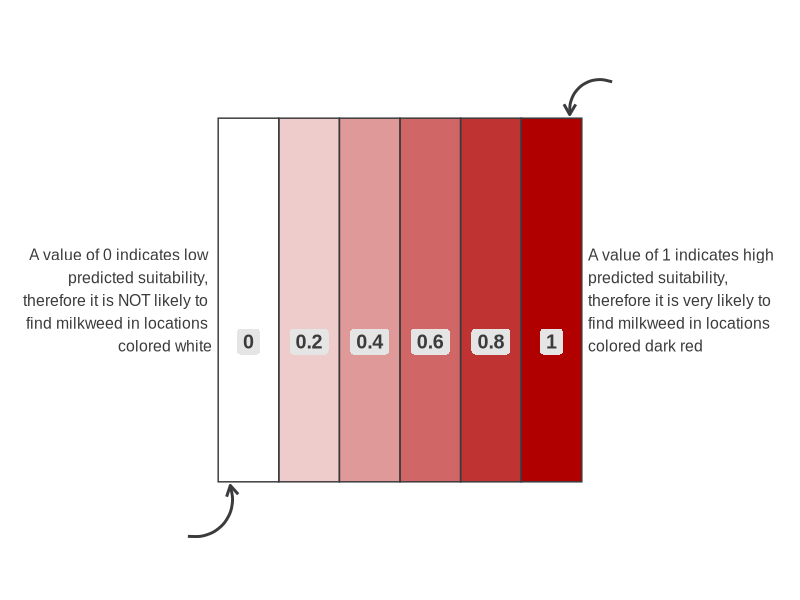
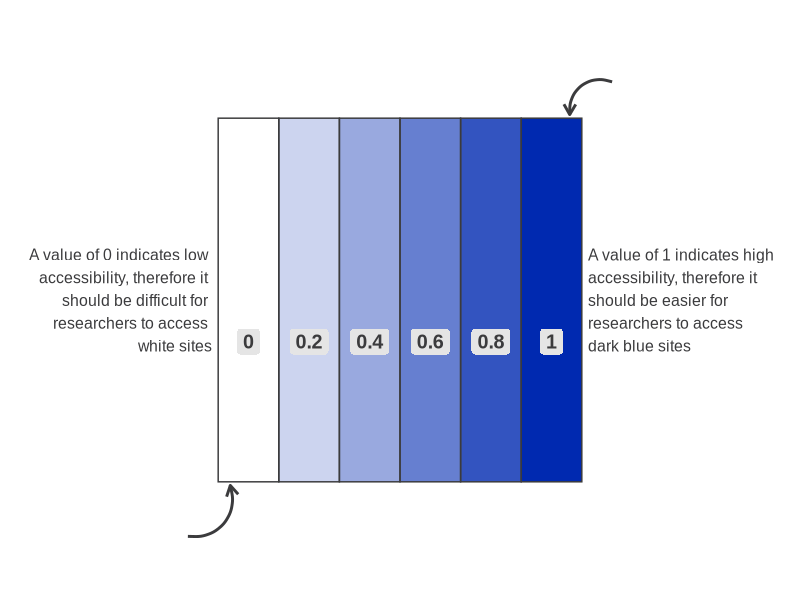
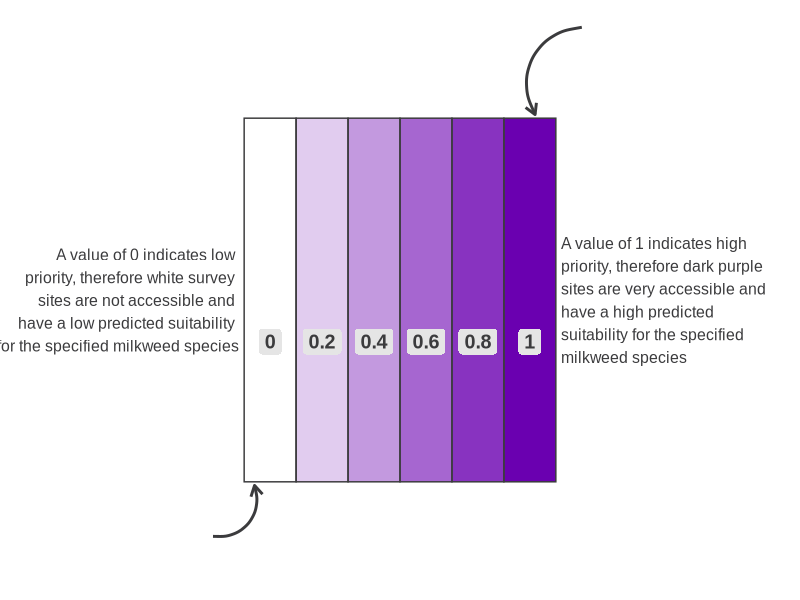
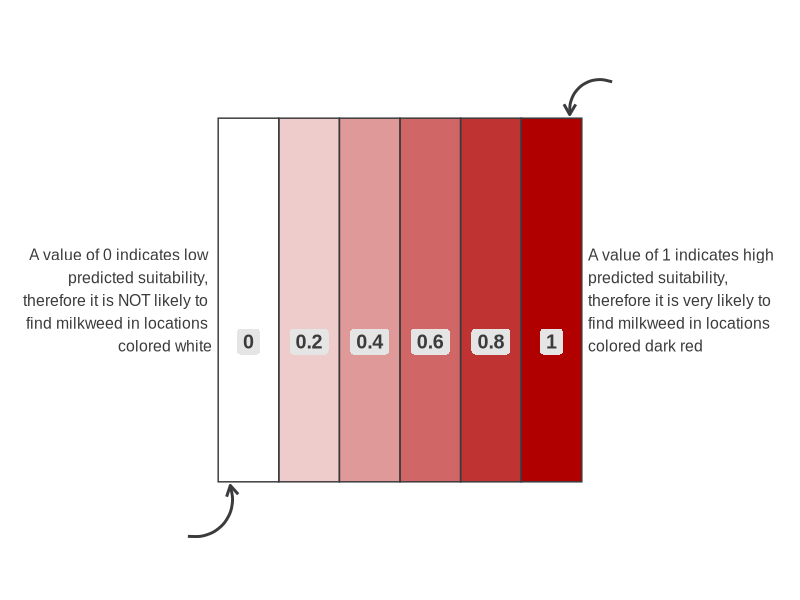
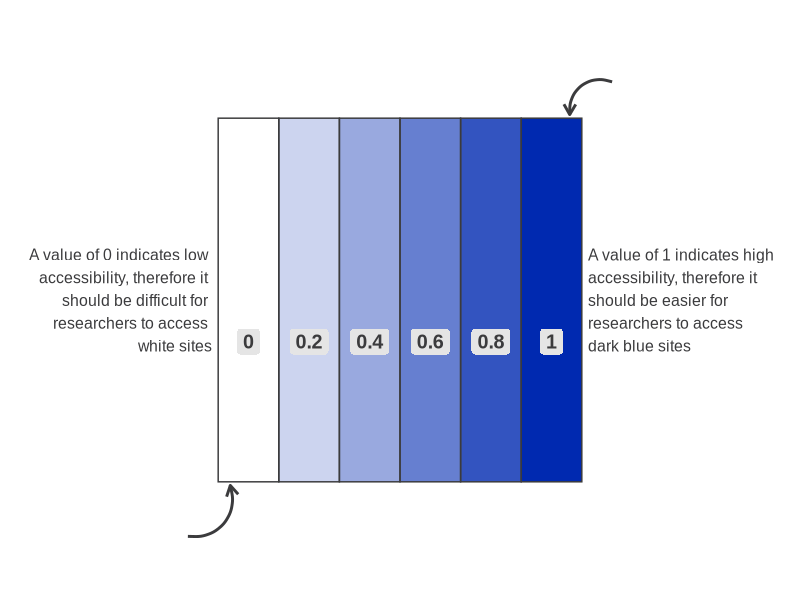
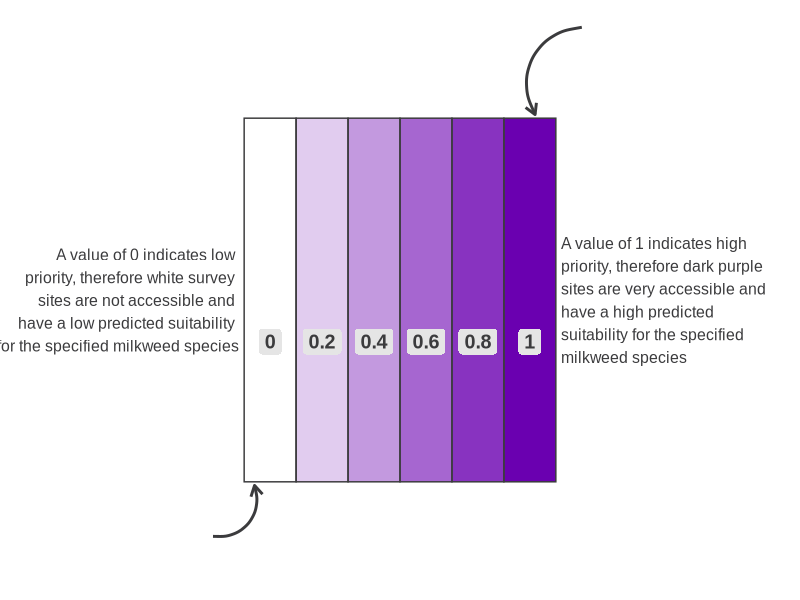

Source code (R) for these figures, in order:
## ---- chunk 1
library(tidyverse)
library(here)
## ---- chunk 2
# define color palette ----
reds <- c("#B00000", "#C03333", "#D06666", "#DF9999", "#EFCCCC", "#FFFFFF")

# create dataframe of positions and values of suitability that will be displayed ----
legend_suit_df <- tibble(pos = c(0, 1, 2, 3, 4, 5),
                    suitability = c("0","0.2","0.4","0.6","0.8", "1"))

# create suitability legend ----
legend_suitability <- ggplot(data = legend_suit_df) + 
  
  # add equal height/width rectangles to the plot, using the pos column to designate each position on the x axis. Each rectangle is filled with a color based on the pre-defined suitability values ----
  geom_rect(aes(xmin = pos, xmax = pos + 1, 
                ymin = 0.35, ymax = 0.55, fill = suitability), size = 6) + 
  
  # add border to rectangles ----
  geom_rect(aes(xmin = pos, xmax = pos + 1, 
                ymin = 0.35, ymax = 0.55), 
            color = "#3B3B3D", fill = NA) +
  
  # Add suitability labels in the center of each rectangle with a light grey background ----
  geom_label(aes(x = pos + 0.5, y = 0.42, label = suitability), 
            family = "arial", color = "#3B3B3D", fill = "grey90", 
            label.size = NA, size = 5, 
            hjust = 0.5, vjust = 0, fontface = "bold") + 
  
  # add arrows and annotations ----
  
  # right arrow ----
  annotate(
    geom = "curve",
    x = 6.5, xend = 5.8,
    y = .57, yend = .552,
    curvature = 0.6,
    arrow = arrow(length = unit(0.3, "cm")),
    linewidth = 1,
    color = "#3B3B3D"
  ) +
  # label right arrow (high suitability) ----
  annotate(
    geom = "text",
    x = 6.1, y = .45,
    label = "A value of 1 indicates high \npredicted suitability,\ntherefore it is very likely to \nfind milkweed in locations \ncolored dark red",
    color = "#3B3B3D",
    size = 4,
    family = "arial",
    #fontface = 2,
    hjust = "outward"
  ) +
  # left arrow ----
  annotate(
    geom = "curve",
    x = -.5, xend = 0.2,
    y = .32, yend = .348,
    curvature = 0.6,
    arrow = arrow(length = unit(0.3, "cm")),
    linewidth = 1,
    color = "#3B3B3D"
  ) +
  # label left arrow (low suitability) ----
  annotate(
    geom = "text",
    x = -0.1, y = .45,
    label = "A value of 0 indicates low \npredicted suitability, \ntherefore it is NOT likely to \nfind milkweed in locations \ncolored white",
    color = "#3B3B3D",
    size = 4,
    family = "arial",
    #fontface = 2,
    hjust = "outward"
  ) +
  # manually set the color scale for the rectangles to the reverse of the previously defined color palette ----
  scale_fill_manual(values = rev(reds)) +
  
  # set the limits of the y axis and x axis ----
  scale_y_continuous(limits = c(0.3,0.6)) + 
  scale_x_continuous(limits = c(-3,9)) + 
  
  # remove any and all legends ----
  guides(color = "none", fill = "none") + 
  
  # add the theme "void" to remove axis labels, lines, tickmarks, and grid lines ----
  theme_void() 

legend_suitability
## ---- chunk 3
# define color palette ----
blues <- c("#0029B0", "#3354C0", "#667FD0", "#99A9DF", "#CCD4EF", "#FFFFFF")

# create dataframe of positions and values of accessibility that will be displayed ----
legend_access_df <- tibble(pos = c(0, 1, 2, 3, 4, 5),
                    accessibility = c("0","0.2","0.4","0.6","0.8", "1"))

# create accessibility legend ----
legend_access <- ggplot(data = legend_access_df) + 
  
  # add equal height/width rectangles to the plot, using the pos column to designate each position on the x axis. Each rectangle is filled with a color based on the accessibility values ----
  geom_rect(aes(xmin = pos, xmax = pos + 1, 
                ymin = 0.35, ymax = 0.55, fill = accessibility), size = 6) + 
  
  # add border to the rectangles ----
  geom_rect(aes(xmin = pos, xmax = pos + 1, 
                ymin = 0.35, ymax = 0.55), 
            color = "#3B3B3D", fill = NA) +
  
  # Add accessibility index labels in the center of each rectangle with a light grey background ----
  geom_label(aes(x = pos + 0.5, y = 0.42, label = accessibility), 
            family = "arial", color = "#3B3B3D", fill = "grey90", 
            label.size = NA, size = 5, 
            hjust = 0.5, vjust = 0, fontface = "bold") + 
  
  # add arrows and annotations ----

  # right arrow ----
  annotate(
    geom = "curve",
    x = 6.5, xend = 5.8,
    y = .57, yend = .552,
    curvature = 0.6,
    arrow = arrow(length = unit(0.3, "cm")),
    linewidth = 1,
    color = "#3B3B3D"
  ) +
  # label right arrow (high accessibility) ----
  annotate(
    geom = "text",
    x = 6.1, y = .45,
    label = "A value of 1 indicates high \naccessibility, therefore it \nshould be easier for \nresearchers to access \ndark blue sites",
    color = "#3B3B3D",
    size = 4,
    family = "arial",
    #fontface = 2,
    hjust = "outward"
  ) +
  # left arrow ----
  annotate(
    geom = "curve",
    x = -.5, xend = 0.2,
    y = .32, yend = .348,
    curvature = 0.6,
    arrow = arrow(length = unit(0.3, "cm")),
    linewidth = 1,
    color = "#3B3B3D"
  ) +
  # label left arrow (low suitability) ----
  annotate(
    geom = "text",
    x = -0.1, y = .45,
    label = "A value of 0 indicates low \naccessibility, therefore it \nshould be difficult for \nresearchers to access \nwhite sites",
    color = "#3B3B3D",
    size = 4,
    family = "arial",
    #fontface = 2,
    hjust = "outward"
  ) +
  # manually set the color scale for the rectangles to the reverse of the previously defined color palette ----
  scale_fill_manual(values = rev(blues)) +
  
  # set the limits of the y axis and the x axis ----
  scale_y_continuous(limits = c(0.3,0.6)) + 
  scale_x_continuous(limits = c(-3,9)) + 
  
  # remove any and all legends ----
  guides(color = "none", fill = "none") + 
  
  # add the theme "void" to remove axis labels, lines, tickmarks, and grid lines ----
  theme_void() 

legend_access
## ---- chunk 4
# define color palette ----
purples <- c("#6A00B0", "#8833C0","#A666D0", "#C399DF", "#E1CCEF", "#FFFFFF")

# create dataframe of positions and values of priority that will be displayed ----
legend_priority_df <- tibble(pos = c(0, 1, 2, 3, 4, 5),
                    priority = c("0","0.2","0.4","0.6", "0.8", "1"))

# create priority legend ----
legend_priority <- ggplot(data = legend_priority_df) + 
  
  # add equal height/width rectangles to the plot, using the pos column to designate each position on the x axis. ----
  geom_rect(aes(xmin = pos, xmax = pos + 1, 
                ymin = 0.35, ymax = 0.55, fill = priority), size = 6) + 
  
  # add border ----
  geom_rect(aes(xmin = pos, xmax = pos + 1, 
                ymin = 0.35, ymax = 0.55), 
            color = "#3B3B3D", fill = NA) +
  
  # Add priority labels in the center of each rectangle with a light grey background ----
  geom_label(aes(x = pos + 0.5, y = 0.42, label = priority), 
            family = "arial", color = "#3B3B3D", fill = "grey90", 
            label.size = NA, size = 5, 
            hjust = 0.5, vjust = 0, fontface = "bold") + 
  
  # add arrows and annotations ----

  # right arrow ----
  annotate(
    geom = "curve",
    x = 6.5, xend = 5.6,
    y = .60, yend = .552,
    curvature = 0.6,
    arrow = arrow(length = unit(0.3, "cm")),
    linewidth = 1,
    color = "#3B3B3D"
  ) +
  # label right arrow (high priority) ----
  annotate(
    geom = "text",
    x = 6.1, y = .45,
    label = "A value of 1 indicates high \npriority, therefore dark purple \nsites are very accessible and \nhave a high predicted \nsuitability for the specified \nmilkweed species",
    color = "#3B3B3D",
    size = 4,
    family = "arial",
    #fontface = 2,
    hjust = "outward"
  ) +
  # left arrow ----
  annotate(
    geom = "curve",
    x = -.6, xend = 0.2,
    y = .32, yend = .348,
    curvature = 0.6,
    arrow = arrow(length = unit(0.3, "cm")),
    linewidth = 1,
    color = "#3B3B3D"
  ) +
  # label left arrow (low priority) ----
  annotate(
    geom = "text",
    x = -0.1, y = .45,
    label = "A value of 0 indicates low \npriority, therefore white survey \nsites are not accessible and \nhave a low predicted suitability \nfor the specified milkweed species",
    color = "#3B3B3D",
    size = 4,
    family = "arial",
    #fontface = 2,
    hjust = "outward"
  ) +
  # manually set the color scale for the rectangles to the reverse of the previously defined color palette ----
  scale_fill_manual(values = rev(purples)) +
  
  # set the limits of the y axis and the x axis ----
  scale_y_continuous(limits = c(0.3,0.6)) + 
  scale_x_continuous(limits = c(-4,10)) + 
  
  # remove any and all legends ----
  guides(color = "none", fill = "none") + 
  
  # add the theme "void" to remove axis labels, lines, tickmarks, and grid lines ----
  theme_void() 

legend_priority
## ---- chunk 5
# save suitability legend
ggsave(here("~/../../capstone/milkweedmod/outputs/sdm_outputs/suitability_legend.png"), plot = legend_suitability,
       width = 8, height = 1.5)

# save accessibility legend
ggsave(here("~/../../capstone/milkweedmod/outputs/site_accessibility_outputs/accessibility_legend.png"), plot = legend_access,
       width = 8, height = 1.5)

# save priority legend
ggsave(here("~/../../capstone/milkweedmod/outputs/priority_sites_outputs/priority_legend.png"), plot = legend_priority,
       width = 8, height = 1.5)
